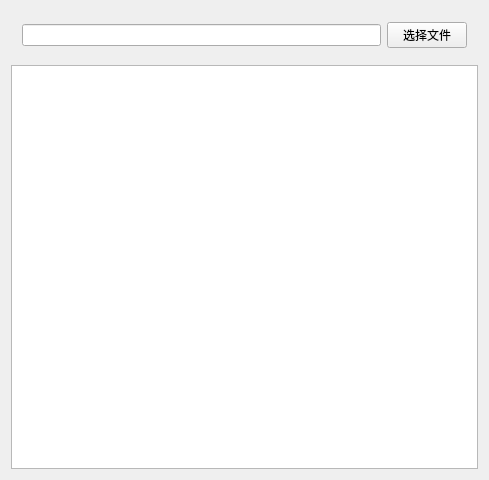
<?xml version="1.0" encoding="UTF-8"?>
<ui version="4.0">
 <class>Widget</class>
 <widget class="QWidget" name="Widget">
  <property name="geometry">
   <rect>
    <x>0</x>
    <y>0</y>
    <width>489</width>
    <height>480</height>
   </rect>
  </property>
  <property name="windowTitle">
   <string>Widget</string>
  </property>
  <layout class="QVBoxLayout" name="verticalLayout">
   <item>
    <widget class="QWidget" name="widget" native="true">
     <layout class="QHBoxLayout" name="horizontalLayout">
      <item>
       <widget class="QLineEdit" name="lineEdit"/>
      </item>
      <item>
       <widget class="QPushButton" name="pushButton">
        <property name="text">
         <string>选择文件</string>
        </property>
       </widget>
      </item>
     </layout>
    </widget>
   </item>
   <item>
    <widget class="QTextEdit" name="textEdit"/>
   </item>
  </layout>
 </widget>
 <layoutdefault spacing="6" margin="11"/>
 <resources/>
 <connections/>
</ui>
